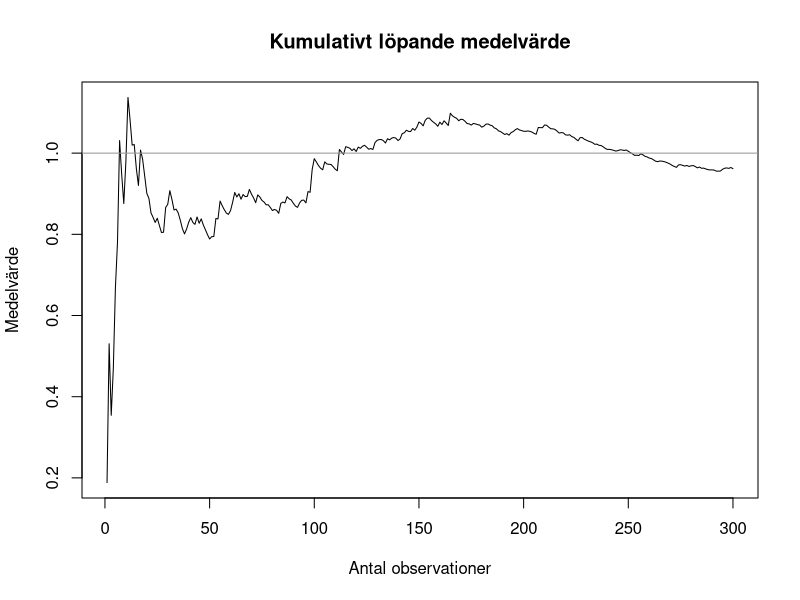
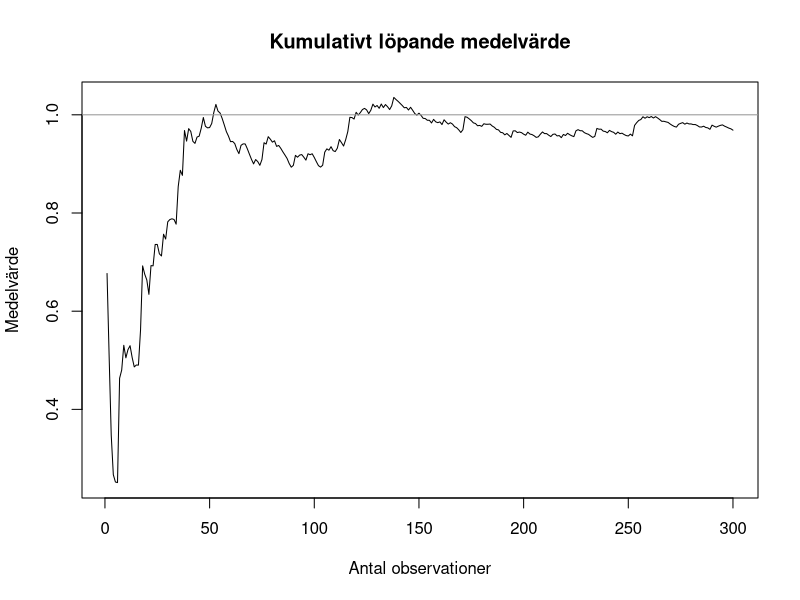
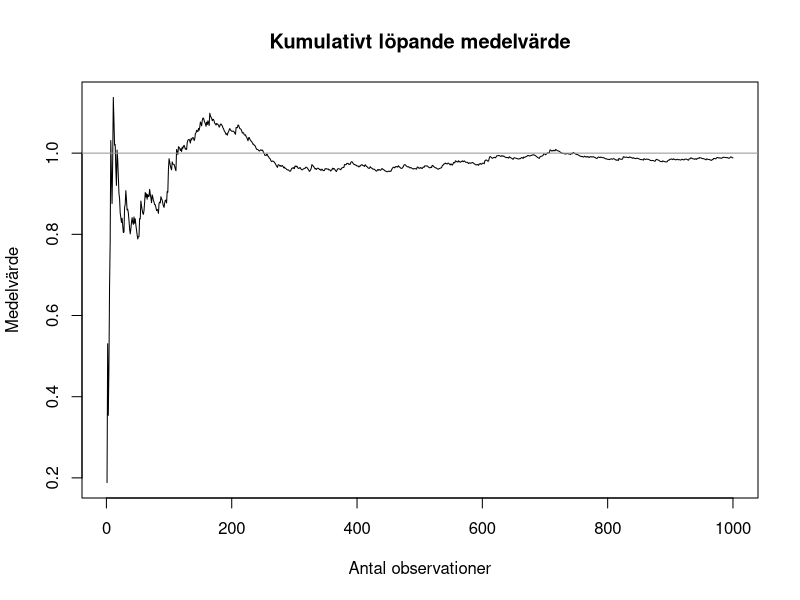
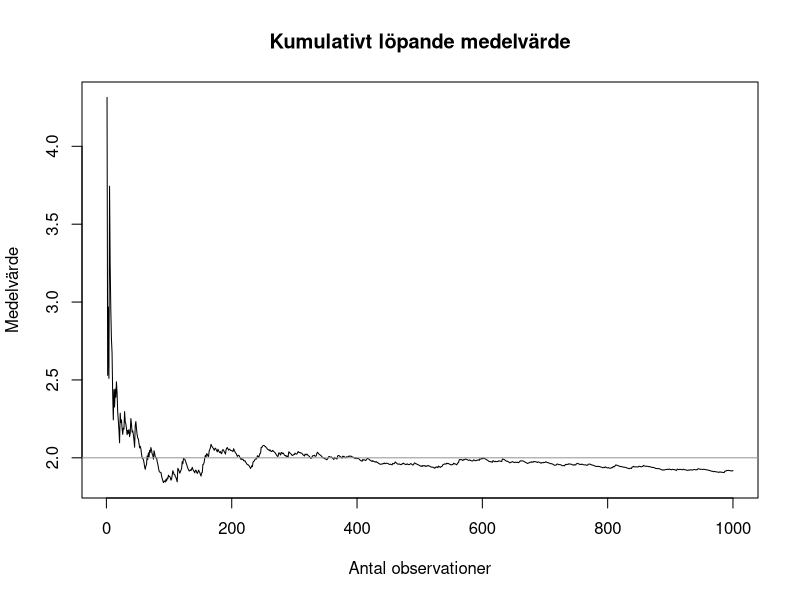
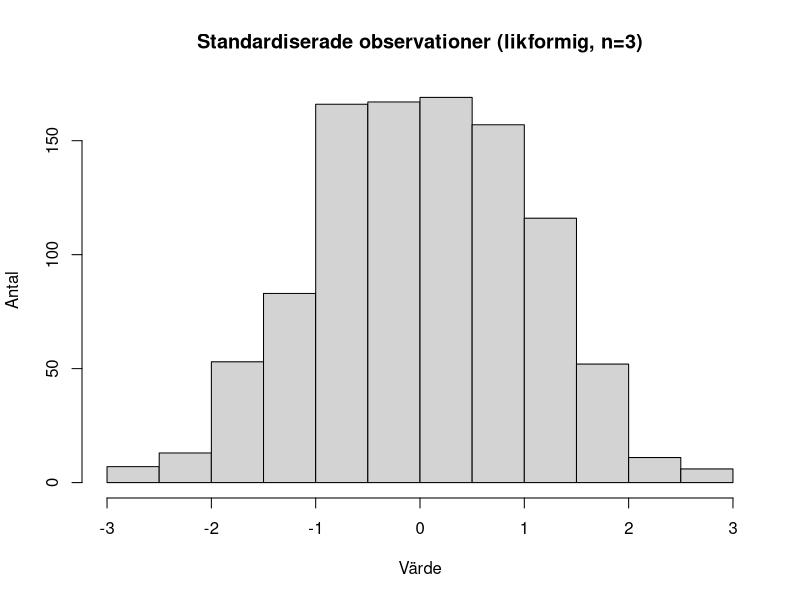
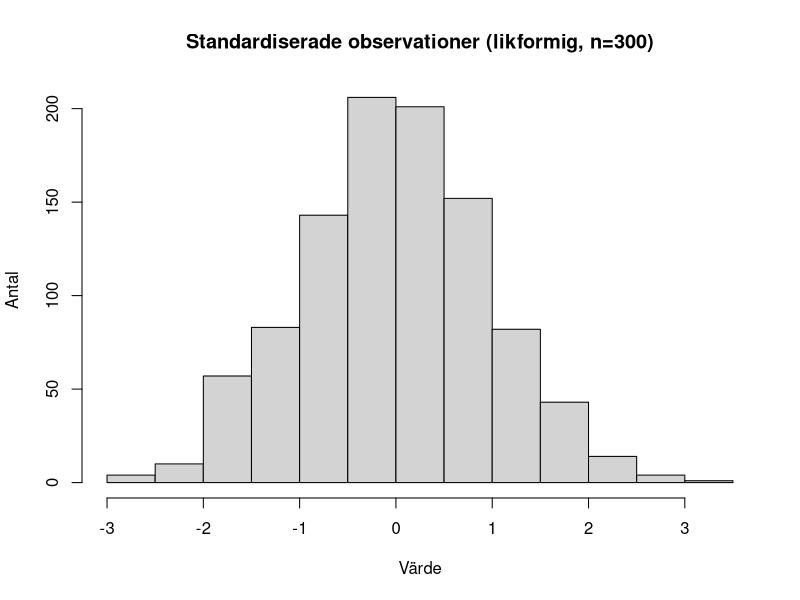
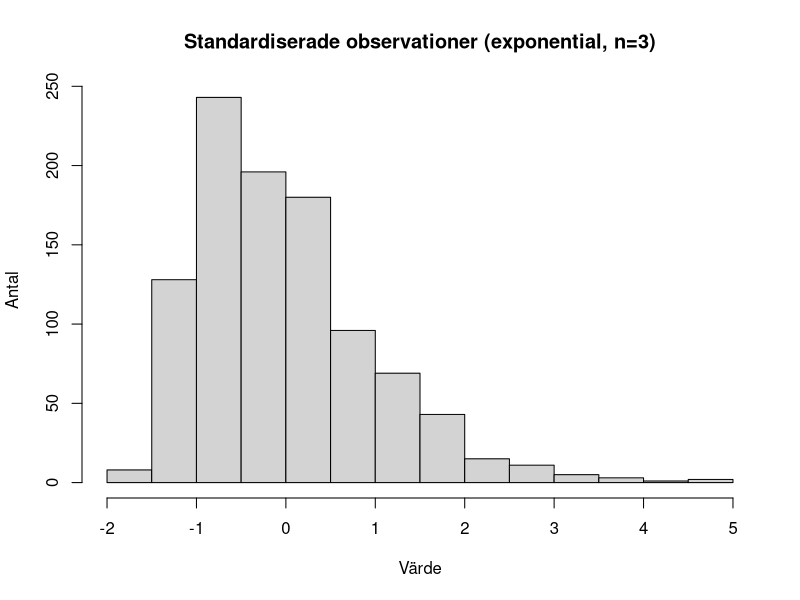
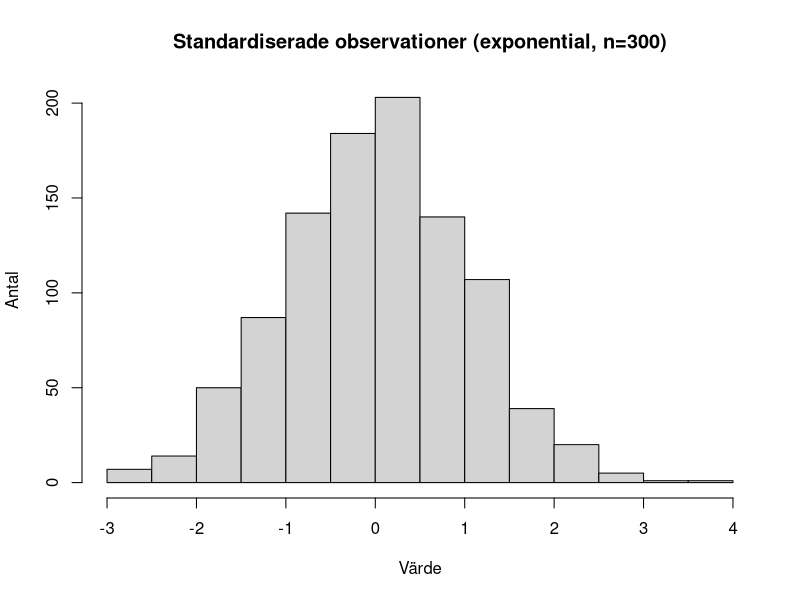

Reproduce these figures in R, in order.
## ---- chunk 1
# Först ger vi ett "frö" (seed) till slumptalsgeneratorn genom funktionen set.seed
# Detta gör att vi får exakt samma slumptal varje gång vi kör koden.
set.seed(19980226) 

m <- 1 # väntevärde
slumptal <- rexp(300, rate = 1/m) # rate = 1 / väntevärde

# lista med kumulativa medelvärden för de första i observationerna
medel <- cumsum(slumptal) / 1:length(slumptal) 

plot_medel <- function(medel, m) {
  plot(medel,
  type = "l", # plotta en linje
  main = "Kumulativt löpande medelvärde",
  ylab = "Medelvärde",
  xlab = "Antal observationer")
  abline(a = m, b = 0, col = "gray60") # Horisontell linje vid väntevärdet m
}

plot_medel(medel, m)
## ---- chunk 2
set.seed(19981207) # annat frö
slumptal2 <- rexp(300, rate = 1/m) # samma m
medel2 <- cumsum(slumptal2) / 1:length(slumptal2)
plot_medel(medel2, m)
## ---- chunk 3
set.seed(19980226) 
slumptal3 <- rexp(1000, rate = 1/m)
medel3 <- cumsum(slumptal3) / 1:length(slumptal3)
plot_medel(medel3, m)
## ---- chunk 4
m2 <- 2
slumptal4 <- rexp(1000, rate = 1/m2)
medel4 <- cumsum(slumptal4) / 1:length(slumptal4)
plot_medel(medel4, m2)
## ---- chunk 5
plot_sum <- function(n, matrix, mu, sigma2, distribution_name) {
  summa <- colSums(matrix)
  stand <- (summa - n * mu) / sqrt(n * sigma2) # standardisera observationerna
  
  hist(stand,
      main = sprintf("Standardiserade observationer (%s, n=%d)", distribution_name, n),
      ylab = "Antal",
      xlab = "Värde")
}

plot_uniform_sum <- function(n, M) {
  likf_matris <- matrix(runif(n * M), nrow = n, ncol = M)
  plot_sum(n, likf_matris, 1/2, 1/12, "likformig")
}

plot_exponential_sum <- function(n, M) {
  exp_matris <- matrix(rexp(n * M), nrow = n, ncol = M)
  plot_sum(n, exp_matris, 1, 1, "exponential")
}
## ---- chunk 6
set.seed(19961111)
plot_uniform_sum(3, 1000)
## ---- chunk 7
set.seed(19990123)
plot_uniform_sum(300, 1000)
## ---- chunk 8
set.seed(20020220)
plot_exponential_sum(3, 1000)
## ---- chunk 9
set.seed(20000706)
plot_exponential_sum(300, 1000)
